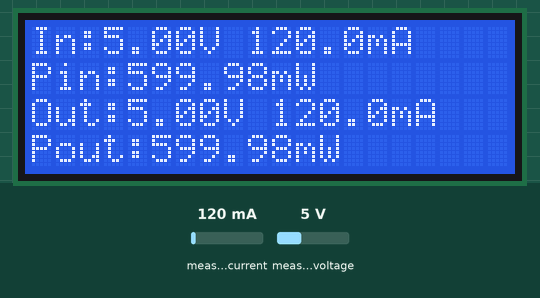
A sketch run on a simulated ESP32. On the bench: 20×4 character LCD. Wiring (inferred from the names in the program): INA219 current sensor at I2C address 0x40; INA219 current sensor at I2C address 0x41. The inputs (shaded band) are chosen by the test bench; at power-on: measured current 120 mA, measured voltage 5 V. WiFi joins after 1.5 s; servers stay silent unless stated; uploads are accepted with an empty reply; what the sketch prints to the serial monitor is not drawn.

Above: at 2.9 s.
3.0 s: measured current set to 40 mA
At 6.8 s:
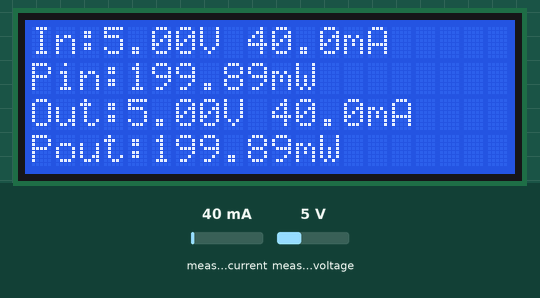
7.1 s: measured voltage set to 0.3 V
At 10.7 s:
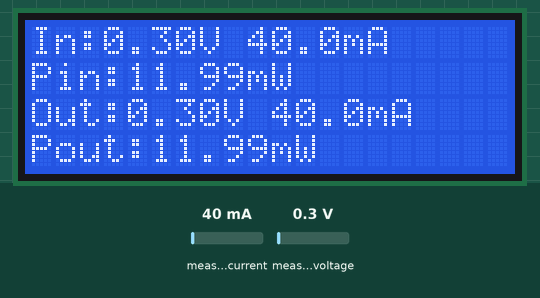
11.2 s: measured current set to 500 mA
At 15.0 s:
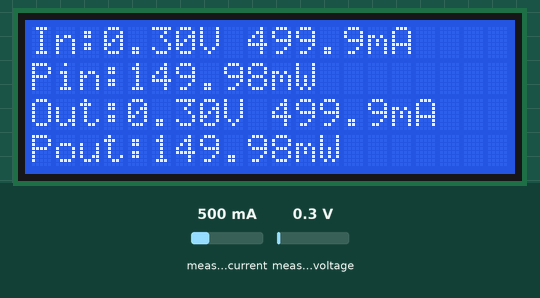
15.3 s: measured voltage set to 3.8 V
At 19.3 s:
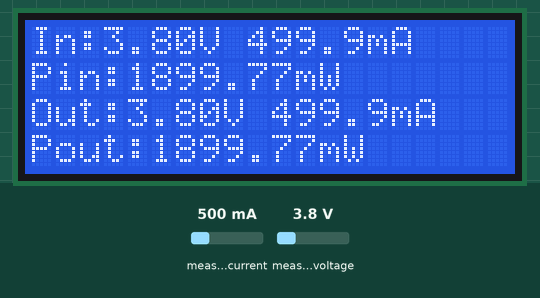
Timing chart, 0 to 20.4 s (numbered marks = the images above; inputs shaded):
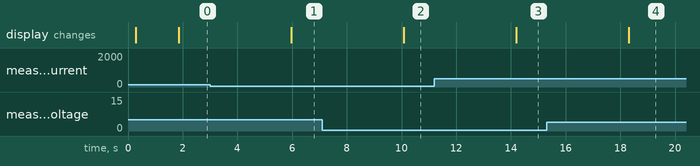

The sketch:

wifimain.ino
```cpp
#include <Arduino.h>
#include <Wire.h>
#include <LiquidCrystal_I2C.h>
#include <math.h>
#include <WiFi.h>
#include <HTTPClient.h>

#define I2C_INPUT_SDA 16
#define I2C_INPUT_SCL 17

// Ubah SCL kedua ke 22 (lebih aman untuk ESP32). Gunakan SDA 21.
#define I2C_OUTPUT_SDA 21
#define I2C_OUTPUT_SCL 22
#define I2C_FREQ 100000

#define INA219_ADDR_INPUT 0x40
#define INA219_ADDR_OUTPUT 0x41

LiquidCrystal_I2C lcd(0x27, 20, 4);

// === URL Google Apps Script ===
String scriptURL = "https://script.google.com/macros/s/AKfycbz7dw2xFqCBaLJ3yvETnD4z_scdSozUKZ1sCDkfBYtpaUrbv4uUPxssSTurR1uP2U/exec";

// WiFi (sesuaikan)
const char* ssid = "WIDIYA";
const char* password = "rt05rw02no12a";

// Variabel global pembacaan
float vin_bus = 0, vin_curr = 0, vin_pwr = 0;
float vout_bus = 0, vout_curr = 0, vout_pwr = 0;

// Kalibrasi LSB (akan diisi saat kalibrasi)
float INA_current_LSB_input = 0.0f;
float INA_power_LSB_input = 0.0f;
float INA_current_LSB_output = 0.0f;
float INA_power_LSB_output = 0.0f;

// Forward declarations
void ina219_calibrate_auto(TwoWire &wire, uint8_t addr, float R_shunt_ohm,
float max_current, float &out_LSB, float &out_power_LSB);
int ina219_read_register(TwoWire &wire, uint8_t addr, uint8_t reg);
float ina219_get_bus_voltage(TwoWire &wire, uint8_t addr);
float ina219_get_current(TwoWire &wire, uint8_t addr, float LSB);
float ina219_get_power(TwoWire &wire, uint8_t addr, float LSB);
void readTask(void *pvParameters);
bool wifiConnectWithTimeout(int timeout_seconds);
void checkAndReconnectWifiPeriodically();

// Fungsi kirim data ke Google Sheets
void sendToSheet(float vin_v, float vin_mA, float vin_mW,
float vout_v, float vout_mA, float vout_mW) {

if (WiFi.status() != WL_CONNECTED) {
Serial.println("WiFi belum terhubung! (data tidak dikirim)");
return;
}

HTTPClient http;

String url = scriptURL +
"?vin_v=" + String(vin_v, 3) +
"&vin_mA=" + String(vin_mA, 3) +
"&vin_mW=" + String(vin_mW, 3) +
"&vout_v=" + String(vout_v, 3) +
"&vout_mA=" + String(vout_mA, 3) +
"&vout_mW=" + String(vout_mW, 3);

http.begin(url);
int httpCode = http.GET();

if (httpCode > 0) {
Serial.println("Data terkirim ke spreadsheet!");
} else {
Serial.printf("Gagal kirim: %s\n", http.errorToString(httpCode).c_str());
}
http.end();
}

// ====================== Kalibrasi INA219 ======================
void ina219_calibrate_auto(TwoWire &wire, uint8_t addr, float R_shunt_ohm,
float max_current, float &out_LSB, float &out_power_LSB) {

float current_LSB = max_current / 32768.0f; // A/bit
uint32_t cal = (uint32_t)(0.04096f / (current_LSB * R_shunt_ohm));
if (cal > 0xFFFF) {
current_LSB = 0.04096f / (0xFFFF * R_shunt_ohm);
cal = 0xFFFF;
}

// tulis register CALIBRATION (0x05)
wire.beginTransmission(addr);
wire.write(0x05);
wire.write((cal >> 8) & 0xFF);
wire.write(cal & 0xFF);
wire.endTransmission();

out_LSB = current_LSB;
out_power_LSB = 20.0f * current_LSB;
}

// ====================== Baca Register INA219 ======================
int ina219_read_register(TwoWire &wire, uint8_t addr, uint8_t reg) {
wire.beginTransmission(addr);
wire.write(reg);
if (wire.endTransmission(false) != 0) return -1;
if (wire.requestFrom(addr, (uint8_t)2) != 2) return -1;
uint8_t msb = wire.read();
uint8_t lsb = wire.read();
return (msb << 8) | lsb;
}

float ina219_get_bus_voltage(TwoWire &wire, uint8_t addr) {
int reg = ina219_read_register(wire, addr, 0x02);
if (reg < 0) return -1.0f;
return ((reg >> 3) & 0x1FFF) * 0.004f; // V
}

float ina219_get_current(TwoWire &wire, uint8_t addr, float LSB) {
int reg = ina219_read_register(wire, addr, 0x04);
if (reg < 0) return -1.0f;
int16_t val = (int16_t)reg;
return fabs(val * LSB * 1000.0f); // mA (fabs agar positif)
}

float ina219_get_power(TwoWire &wire, uint8_t addr, float LSB) {
int reg = ina219_read_register(wire, addr, 0x03);
if (reg < 0) return -1.0f;
return reg * LSB * 1000.0f; // mW
}

// ====================== Task Pembacaan Sensor ======================
void readTask(void *pvParameters) {
(void) pvParameters;
for (;;) {
// baca input di bus Wire (I2C_INPUT)
vin_bus = ina219_get_bus_voltage(Wire, INA219_ADDR_INPUT);
vin_curr = ina219_get_current(Wire, INA219_ADDR_INPUT, INA_current_LSB_input);
vin_pwr = vin_bus * (vin_curr / 1000.0f);

// baca output di bus Wire1 (I2C_OUTPUT)
vout_bus  = ina219_get_bus_voltage(Wire1, INA219_ADDR_OUTPUT);
vout_curr = ina219_get_current(Wire1, INA219_ADDR_OUTPUT, INA_current_LSB_output);
vout_pwr  = vout_bus * (vout_curr / 1000.0f);

Serial.printf("INPUT  : %.3fV %.3fmA %.3fmW\n", vin_bus, vin_curr, vin_pwr * 1000);
Serial.printf("OUTPUT : %.3fV %.3fmA %.3fmW\n\n", vout_bus, vout_curr, vout_pwr * 1000);

// Kirim data (fungsi akan memeriksa status WiFi)
sendToSheet(vin_bus, vin_curr, vin_pwr * 1000,
            vout_bus, vout_curr, vout_pwr * 1000);

vTaskDelay(pdMS_TO_TICKS(2000)); // jeda 2 detik
}
}

// ====================== WiFi helper ======================
bool wifiConnectWithTimeout(int timeout_seconds) {
Serial.printf("Connecting to WiFi SSID: %s\n", ssid);
WiFi.mode(WIFI_STA);
WiFi.begin(ssid, password);

int elapsed = 0;
while (WiFi.status() != WL_CONNECTED && elapsed < timeout_seconds * 1000) {
delay(500);
Serial.print(".");
elapsed += 500;
}

if (WiFi.status() == WL_CONNECTED) {
Serial.println("\nConnected!");
Serial.print("IP Address: ");
Serial.println(WiFi.localIP());
return true;
} else {
Serial.println("\nFAILED to connect WiFi");
Serial.printf("WiFi.status() = %d\n", WiFi.status());
return false;
}
}

// cek reconnect periodik di loop utama
unsigned long lastReconnectAttempt = 0;
const unsigned long RECONNECT_INTERVAL_MS = 30000; // coba reconnect tiap 30 detik

void setup() {
Serial.begin(115200);
delay(200);
Serial.println();
Serial.println("=== Starting Program ===");

// Inisialisasi dua jalur I2C
// Wire -> untuk INA219 input + LCD
// Wire1 -> untuk INA219 output
Wire.begin(I2C_INPUT_SDA, I2C_INPUT_SCL, I2C_FREQ);
Wire1.begin(I2C_OUTPUT_SDA, I2C_OUTPUT_SCL, I2C_FREQ);

// LCD (gunakan Wire default)
lcd.init();
lcd.backlight();
lcd.clear();
lcd.setCursor(0,0);
lcd.print("Init...");

// Coba connect WiFi dengan timeout 15 detik
bool wifiOk = wifiConnectWithTimeout(15);

// Kalibrasi INA219 (jalankan walau WiFi gagal, baca tetap berjalan)
ina219_calibrate_auto(Wire, INA219_ADDR_INPUT, 0.1f, 2.0f,
INA_current_LSB_input, INA_power_LSB_input);

ina219_calibrate_auto(Wire1, INA219_ADDR_OUTPUT, 0.1f, 2.0f,
INA_current_LSB_output, INA_power_LSB_output);

// Setelah inisialisasi, jalankan task pembacaan sensor.
// (Kita jalankan task walau WiFi belum connect agar pembacaan tetap berjalan;
// pengiriman akan otomatis gagal sampai WiFi hidup lagi — dan kita akan coba reconnect di loop())
xTaskCreatePinnedToCore(readTask, "INA219_ReadTask", 4096, NULL, 1, NULL, 1);

// simpan waktu terakhir percobaan reconnect (jika gagal)
lastReconnectAttempt = millis();
if (!wifiOk) {
lcd.clear();
lcd.setCursor(0,0);
lcd.print("WiFi:FAILED");
} else {
lcd.clear();
lcd.setCursor(0,0);
lcd.print("WiFi:OK");
}

Serial.println("Setup complete.");
}

// ====================== LOOP utama ======================
void loop() {
// tampilkan ringkasan ke LCD setiap loop (2 detik)
lcd.clear();
lcd.setCursor(0, 0);
lcd.printf("In:%.2fV %.1fmA", vin_bus, vin_curr);
lcd.setCursor(0, 1);
lcd.printf("Pin:%.2fmW", vin_pwr * 1000);

lcd.setCursor(0, 2);
lcd.printf("Out:%.2fV %.1fmA", vout_bus, vout_curr);
lcd.setCursor(0, 3);
lcd.printf("Pout:%.2fmW", vout_pwr * 1000);

// Jika WiFi belum terhubung, coba reconnect secara berkala
if (WiFi.status() != WL_CONNECTED) {
unsigned long now = millis();
if (now - lastReconnectAttempt >= RECONNECT_INTERVAL_MS) {
Serial.println("Mencoba reconnect WiFi...");
bool ok = wifiConnectWithTimeout(10);
if (ok) {
lcd.clear();
lcd.setCursor(0,0);
lcd.print("WiFi:OK");
} else {
lcd.clear();
lcd.setCursor(0,0);
lcd.print("WiFi:Retry...");
}
lastReconnectAttempt = now;
}
}

delay(2000); // sinkron dengan interval baca sensor (task)
}
```

Measured:
- after the input at 3.0 s, the display: changes after 3.0 s (image 1)
- after the input at 7.1 s, the display: changes after 3.0 s (image 2)
- after the input at 11.2 s, the display: changes after 3.0 s (image 3)
- after the input at 15.3 s, the display: changes after 3.0 s (image 4)
